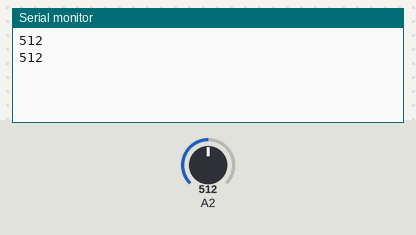
The sketch below on a simulated Arduino Uno, built with avr-gcc and run on an emulated ATmega328P. On the bench: the last lines printed to the serial monitor. Inputs (shaded band) come from the test bench; at power-on: A2 = 512.

Above: at 1.2 s.
1.3 s: A2 set to 716
At 2.2 s:
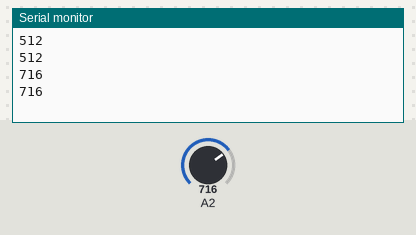
2.8 s: A2 set to 900
At 3.4 s:
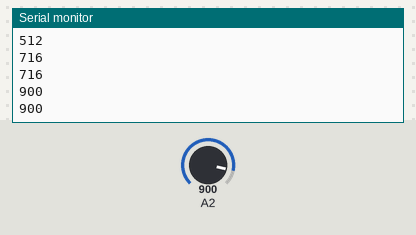
Timing chart, 0 to 5.8 s (numbered marks = the images above; inputs shaded):
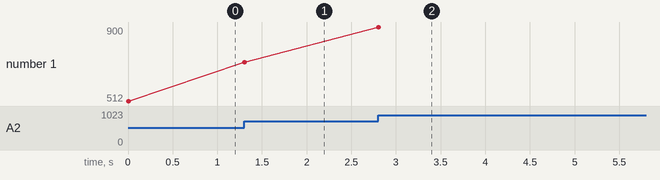

Measured:
- after the input at 1.3 s, the serial monitor: prints a new line at once (image 1)
- after the input at 2.8 s, the serial monitor: prints a new line at once (image 2)
- plotted number 1: 512 → 716 after the input at 1.3 s, 716 → 900 after the input at 2.8 s

The sketch:

water_level_sensor_v3.ino
```cpp
//water sensor level library example
// by oran collins
// 20200315
// mesure the level of water from the elegoo water sensor

//simple water sensor reading library
//basically a wrapper for analogRead(A2)
//where A0 is the pin used by the water sensor
//connected to the arduino
#include "WaterSensor.h"

//pinout
//sensor | arduino uno/nano
// S  - A2
//(+) - v5
//(-) - GND

int WATER_SENSOR_PIN = 2;
WaterSensor watersensor = WaterSensor(WATER_SENSOR_PIN);

void setup()
{
  Serial.begin(9600);
}

void loop()
{
  watersensor.update();

  //if waterlevel is false that means a new value has not been read
  if (watersensor.isUpdated())
  {

    // sprintf(printBuffer, "ADC level is %d\n", watersensor.read());
    Serial.println(watersensor.read());
    //if you need a character array version of the number
    Serial.println(watersensor.toCharArray());
  }
}
```

WaterSensor.cpp
```cpp
//water sensor level library
// by oran collins
// 20200315

//simple water sensor reading library
//basically a wrapper for analogRead(A0)
//where A0 is the pin used by the water sensor
//connected to the arduino

#include "Arduino.h"
#include "WaterSensor.h"
//what im going for interms of the api
//WaterSensor watersensor(0);
// watersensor.update();

//if(watersensor.isUpdated()){
// watersensor.read();
//}

WaterSensor::WaterSensor(int pin)
{
  _pin = pin;
}
int WaterSensor::read()
{
  return level;
}

//only return true if the value has changed by +- 10 \
//from the last value last read
bool WaterSensor::isUpdated()
{
  if (((HistoryValue >= level) && ((HistoryValue - level) > 10)) || ((HistoryValue < level) && ((level - HistoryValue) > 10)))
  {
    HistoryValue = level;
    return true;
  }
  return false;
}

void WaterSensor::update()
{
  // the water level value from the sensor the analogRead
  level = analogRead(_pin);
}

//used to convert the int
char *  WaterSensor::toCharArray(){
   sprintf(printBuffer,"%d", level);
   return printBuffer;
}
```

WaterSensor.h
```cpp
//water sensor level library
// by oran collins
// 20200315

//simple water sensor reading library
//basically a wrapper for analogRead(A0)
//where A0 is the analog pin zero used by the water sensor
//connected to the arduino

// Created by Oran C, 2020/03/07
// Released into the public domain.

#ifndef WaterSensor_h
#define WaterSensor_h

#include "Arduino.h"

class WaterSensor
{
  public:
    WaterSensor(int pin);
    void update();
    int read();
    bool isUpdated();
    char * toCharArray();
  private:
    void _update();
    int _pin;
    //the actual value used to store the water level
    int level;
    //implmentation variables
    int HistoryValue;
    bool updated;
    char printBuffer[4] = "    ";

};

#endif
```
